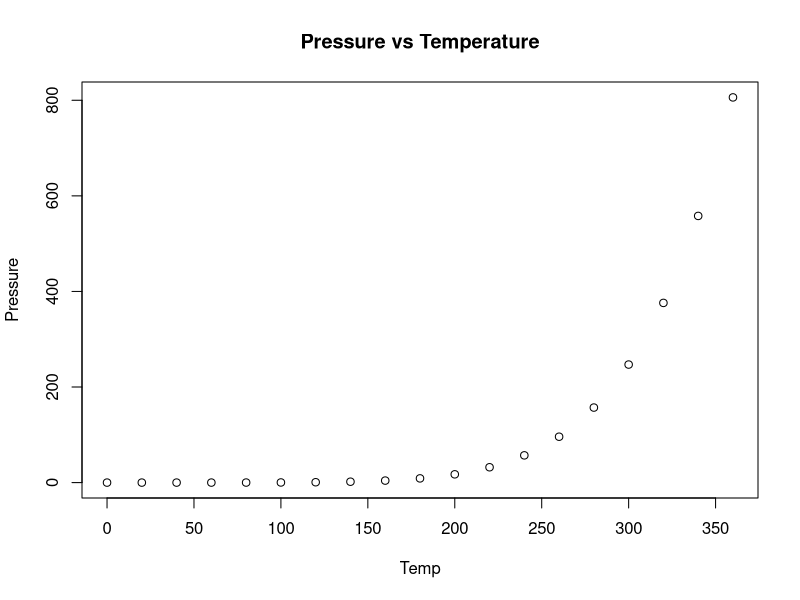
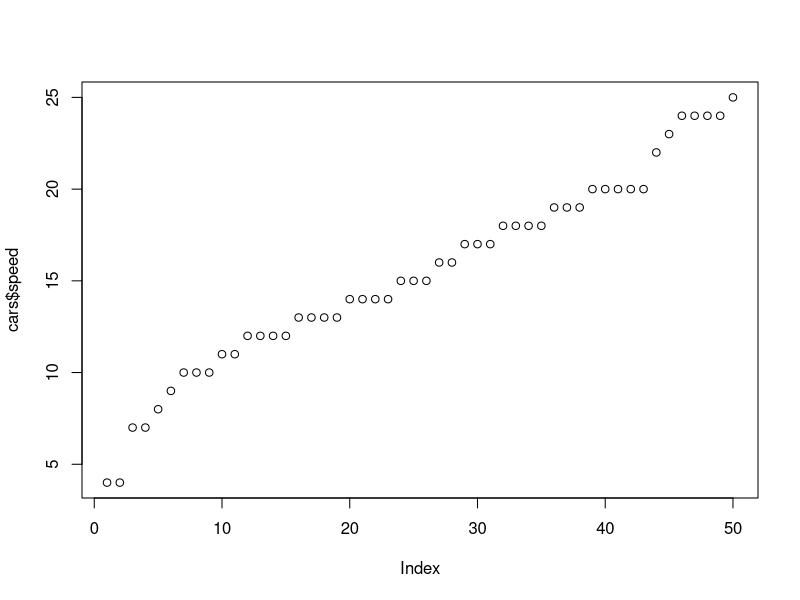

Generate these figures, in order, with R:
## ---- chunk 1
knitr::opts_chunk$set(echo = TRUE)
## ---- chunk 2
summary(cars)
## ---- chunk 3
plot(pressure, xlab = "Temp", ylab = "Pressure", main = "Pressure vs Temperature")
temp_and_pressure <- cars$temp + cars$pressure

plot(cars$speed)
